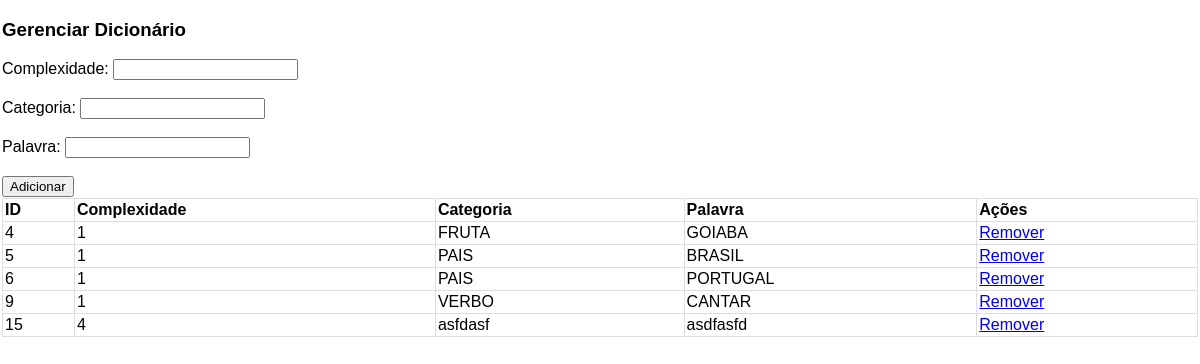
/wlist/crud, run on an earlier commit of the app's database.
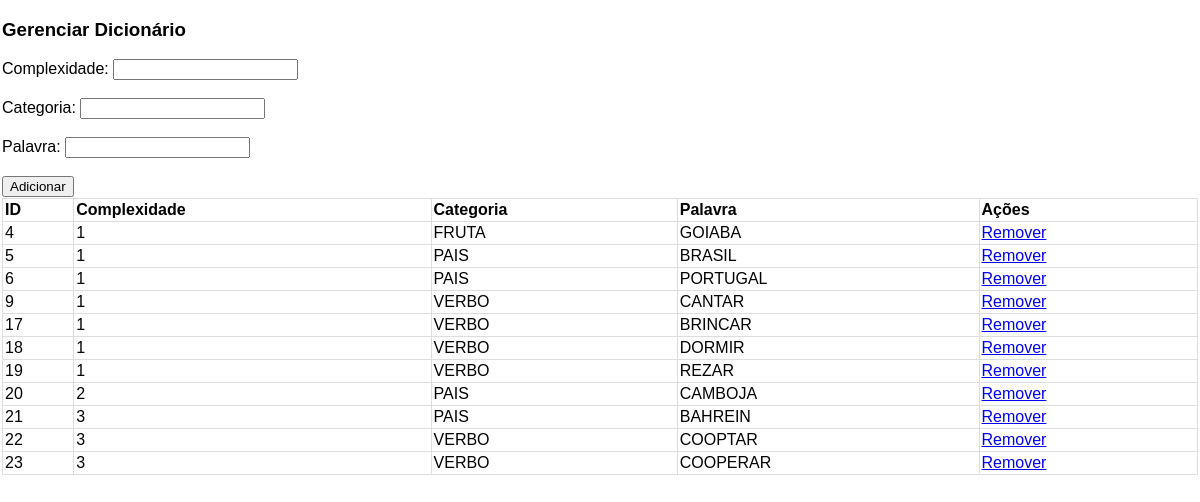
And on a later commit of the database.
### tables this page shows
CREATE TABLE dicionario (
    id INTEGER PRIMARY KEY AUTOINCREMENT,
    complexidade INTEGER,
    categoria TEXT,
    palavra TEXT
);

### maindb.py (the view)
@app.route('/wlist/crud', methods=['GET', 'POST'])
def crud():
    if request.method == 'POST':
        complexidade = request.form['complexidade']
        categoria = request.form['categoria']
        palavra = request.form['palavra']
        add_palavra(complexidade.upper(), categoria.upper(), palavra.upper())
        return redirect(url_for('crud'))  # Redireciona para a mesma página após o POST
    palavras = recupera_dados(0)
    return render_template('crud.html', palavras=palavras)

### maindb.py (called while the page is built)
def recupera_dados(complex):
    dados = []
    conn = sqlite3.connect(db_name)
    cursor = conn.cursor()
    cursor.execute("SELECT id, complexidade, categoria, palavra FROM dicionario")
    rows = cursor.fetchall()
    for row in rows:
        id, complexidade, categoria, palavra = row
        if complex == 0 or complex == complexidade : #para complex = 0, considera tudo
            dados.append({'id':id, 'complexidade': complexidade, 'categoria': categoria, 'palavra': palavra})
    conn.close()
    return dados

### templates/crud.html (shortened to what this page needs)
<!DOCTYPE html>
<html lang="pt-br">
<head>
</head>
<body>
    <h3>Gerenciar Dicionário</h3>
    <form action="/wlist/crud" method="POST">
        <label for="complexidade">Complexidade:</label>
        <input type="number" id="complexidade" name="complexidade" required>
        <br><br>
        <label for="categoria">Categoria:</label>
        <input type="text" id="categoria" name="categoria" required>
        <br><br>
        <label for="palavra">Palavra:</label>
        <input type="text" id="palavra" name="palavra" required>
        <br><br>
        <button type="submit">Adicionar</button>
    </form>
    <table>
        <thead>
            <tr>
                <th>ID</th>
                <th>Complexidade</th>
                <th>Categoria</th>
                <th>Palavra</th>
                <th>Ações</th>
            </tr>
        </thead>
        <tbody>
            {% for palavra in palavras %}
            <tr>
                <td>{{ palavra.id }}</td>
                <td>{{ palavra.complexidade }}</td>
                <td>{{ palavra.categoria }}</td>
                <td>{{ palavra.palavra }}</td>
                <td><a href="{{ url_for('remove', id=palavra.id) }}">Remover</a></td>
            </tr>
            {% endfor %}
        </tbody>
    </table>
</body>
</html>

### templates/crud.html (style rules this page uses)
body { font-family: Arial; margin: 2px; }
table { width: 100%; border-collapse: collapse; margin-top: 1px; }
th, td { padding: 2px; text-align: left; border: 1px solid #ddd; }
form { margin-top: 2px; }

What changed in the data, as far as the page shows it:
removed dicionario: id "15", complexidade "4", categoria "asfdasf", palavra "asdfasfd"
added dicionario: id "17", complexidade "1", categoria "VERBO", palavra "BRINCAR"
added dicionario: id "18", complexidade "1", categoria "VERBO", palavra "DORMIR"
added dicionario: id "19", complexidade "1", categoria "VERBO", palavra "REZAR"
added dicionario: id "20", complexidade "2", categoria "PAIS", palavra "CAMBOJA"
added dicionario: id "21", complexidade "3", categoria "PAIS", palavra "BAHREIN"
added dicionario: id "22", complexidade "3", categoria "VERBO", palavra "COOPTAR"
added dicionario: id "23", complexidade "3", categoria "VERBO", palavra "COOPERAR"
